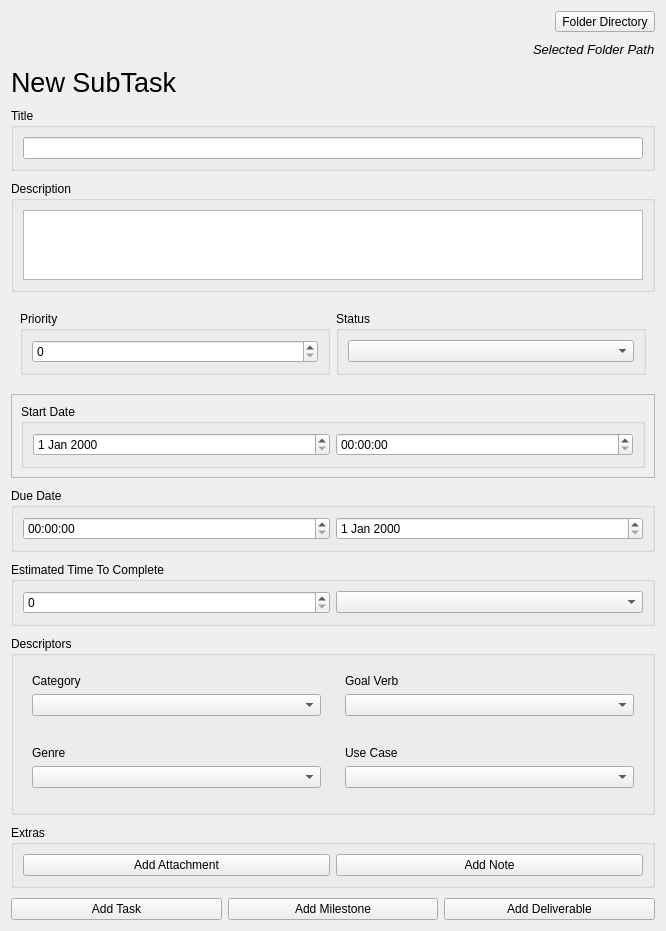
<?xml version="1.0" encoding="UTF-8"?>
<ui version="4.0">
 <class>Form</class>
 <widget class="QWidget" name="Form">
  <property name="geometry">
   <rect>
    <x>0</x>
    <y>0</y>
    <width>666</width>
    <height>775</height>
   </rect>
  </property>
  <property name="windowTitle">
   <string>Form</string>
  </property>
  <layout class="QVBoxLayout" name="verticalLayout">
   <property name="spacing">
    <number>10</number>
   </property>
   <item alignment="Qt::AlignRight">
    <widget class="QToolButton" name="folderDirectorySelect">
     <property name="text">
      <string>Folder Directory</string>
     </property>
    </widget>
   </item>
   <item alignment="Qt::AlignRight">
    <widget class="QLabel" name="selectedFolderPath">
     <property name="font">
      <font>
       <pointsize>10</pointsize>
       <italic>true</italic>
      </font>
     </property>
     <property name="text">
      <string>Selected Folder Path</string>
     </property>
     <property name="margin">
      <number>0</number>
     </property>
    </widget>
   </item>
   <item>
    <widget class="QLabel" name="newProjectFormLabel">
     <property name="font">
      <font>
       <pointsize>20</pointsize>
      </font>
     </property>
     <property name="text">
      <string>New SubTask</string>
     </property>
    </widget>
   </item>
   <item alignment="Qt::AlignTop">
    <widget class="QGroupBox" name="itemTitleContainer">
     <property name="sizePolicy">
      <sizepolicy hsizetype="Expanding" vsizetype="Maximum">
       <horstretch>1</horstretch>
       <verstretch>0</verstretch>
      </sizepolicy>
     </property>
     <property name="title">
      <string>Title</string>
     </property>
     <layout class="QHBoxLayout" name="horizontalLayout_3">
      <item alignment="Qt::AlignTop">
       <widget class="QLineEdit" name="itemTitleInput">
        <property name="sizePolicy">
         <sizepolicy hsizetype="Expanding" vsizetype="Fixed">
          <horstretch>1</horstretch>
          <verstretch>0</verstretch>
         </sizepolicy>
        </property>
       </widget>
      </item>
     </layout>
    </widget>
   </item>
   <item alignment="Qt::AlignTop">
    <widget class="QGroupBox" name="itemDescriptionContainer">
     <property name="sizePolicy">
      <sizepolicy hsizetype="Expanding" vsizetype="Maximum">
       <horstretch>1</horstretch>
       <verstretch>0</verstretch>
      </sizepolicy>
     </property>
     <property name="title">
      <string>Description</string>
     </property>
     <layout class="QHBoxLayout" name="horizontalLayout_4">
      <item alignment="Qt::AlignTop">
       <widget class="QTextEdit" name="itemDescriptionInput">
        <property name="sizePolicy">
         <sizepolicy hsizetype="Expanding" vsizetype="Maximum">
          <horstretch>1</horstretch>
          <verstretch>0</verstretch>
         </sizepolicy>
        </property>
       </widget>
      </item>
     </layout>
    </widget>
   </item>
   <item>
    <widget class="QFrame" name="frame">
     <property name="frameShape">
      <enum>QFrame::NoFrame</enum>
     </property>
     <property name="frameShadow">
      <enum>QFrame::Plain</enum>
     </property>
     <layout class="QHBoxLayout" name="horizontalLayout_2">
      <item>
       <widget class="QGroupBox" name="groupBox">
        <property name="title">
         <string>Priority</string>
        </property>
        <layout class="QHBoxLayout" name="horizontalLayout">
         <item>
          <widget class="QSpinBox" name="spinBox"/>
         </item>
        </layout>
       </widget>
      </item>
      <item>
       <widget class="QGroupBox" name="groupBox_2">
        <property name="title">
         <string>Status</string>
        </property>
        <layout class="QHBoxLayout" name="horizontalLayout_5">
         <item>
          <widget class="QComboBox" name="comboBox"/>
         </item>
        </layout>
       </widget>
      </item>
     </layout>
    </widget>
   </item>
   <item>
    <widget class="QFrame" name="frame_2">
     <property name="frameShape">
      <enum>QFrame::StyledPanel</enum>
     </property>
     <property name="frameShadow">
      <enum>QFrame::Raised</enum>
     </property>
     <layout class="QHBoxLayout" name="horizontalLayout_6">
      <item>
       <widget class="QGroupBox" name="groupBox_3">
        <property name="title">
         <string>Start Date</string>
        </property>
        <layout class="QHBoxLayout" name="horizontalLayout_7">
         <item>
          <widget class="QDateEdit" name="dateEdit"/>
         </item>
         <item>
          <widget class="QTimeEdit" name="timeEdit"/>
         </item>
        </layout>
       </widget>
      </item>
     </layout>
    </widget>
   </item>
   <item>
    <widget class="QGroupBox" name="groupBox_4">
     <property name="title">
      <string>Due Date</string>
     </property>
     <layout class="QHBoxLayout" name="horizontalLayout_8">
      <item>
       <widget class="QTimeEdit" name="timeEdit_2"/>
      </item>
      <item>
       <widget class="QDateEdit" name="dateEdit_2"/>
      </item>
     </layout>
    </widget>
   </item>
   <item>
    <widget class="QGroupBox" name="groupBox_5">
     <property name="title">
      <string>Estimated Time To Complete</string>
     </property>
     <layout class="QHBoxLayout" name="horizontalLayout_9">
      <item>
       <widget class="QSpinBox" name="spinBox_2"/>
      </item>
      <item>
       <widget class="QComboBox" name="comboBox_2"/>
      </item>
     </layout>
    </widget>
   </item>
   <item>
    <widget class="QGroupBox" name="groupBox_6">
     <property name="title">
      <string>Descriptors</string>
     </property>
     <layout class="QGridLayout" name="gridLayout">
      <item row="0" column="1">
       <widget class="QFrame" name="frame_5">
        <property name="frameShape">
         <enum>QFrame::NoFrame</enum>
        </property>
        <property name="frameShadow">
         <enum>QFrame::Plain</enum>
        </property>
        <layout class="QVBoxLayout" name="verticalLayout_3">
         <item>
          <widget class="QLabel" name="label">
           <property name="text">
            <string>Goal Verb</string>
           </property>
          </widget>
         </item>
         <item>
          <widget class="QComboBox" name="comboBox_4"/>
         </item>
        </layout>
       </widget>
      </item>
      <item row="0" column="0">
       <widget class="QFrame" name="frame_6">
        <property name="frameShape">
         <enum>QFrame::NoFrame</enum>
        </property>
        <property name="frameShadow">
         <enum>QFrame::Plain</enum>
        </property>
        <layout class="QVBoxLayout" name="verticalLayout_4">
         <item>
          <widget class="QLabel" name="label_2">
           <property name="text">
            <string>Category</string>
           </property>
          </widget>
         </item>
         <item>
          <widget class="QComboBox" name="comboBox_3"/>
         </item>
        </layout>
       </widget>
      </item>
      <item row="2" column="0">
       <widget class="QFrame" name="frame_3">
        <property name="frameShape">
         <enum>QFrame::NoFrame</enum>
        </property>
        <property name="frameShadow">
         <enum>QFrame::Plain</enum>
        </property>
        <layout class="QHBoxLayout" name="horizontalLayout_11">
         <property name="leftMargin">
          <number>0</number>
         </property>
         <property name="topMargin">
          <number>0</number>
         </property>
         <property name="rightMargin">
          <number>0</number>
         </property>
         <property name="bottomMargin">
          <number>0</number>
         </property>
        </layout>
       </widget>
      </item>
      <item row="4" column="0">
       <widget class="QFrame" name="frame_4">
        <property name="frameShape">
         <enum>QFrame::NoFrame</enum>
        </property>
        <property name="frameShadow">
         <enum>QFrame::Plain</enum>
        </property>
        <layout class="QHBoxLayout" name="horizontalLayout_10">
         <property name="leftMargin">
          <number>0</number>
         </property>
         <property name="topMargin">
          <number>0</number>
         </property>
         <property name="rightMargin">
          <number>0</number>
         </property>
         <property name="bottomMargin">
          <number>0</number>
         </property>
        </layout>
       </widget>
      </item>
      <item row="3" column="0">
       <widget class="QFrame" name="frame_7">
        <property name="frameShape">
         <enum>QFrame::NoFrame</enum>
        </property>
        <property name="frameShadow">
         <enum>QFrame::Plain</enum>
        </property>
        <layout class="QVBoxLayout" name="verticalLayout_5">
         <item>
          <widget class="QLabel" name="label_3">
           <property name="text">
            <string>Genre</string>
           </property>
          </widget>
         </item>
         <item>
          <widget class="QComboBox" name="comboBox_5"/>
         </item>
        </layout>
       </widget>
      </item>
      <item row="3" column="1">
       <widget class="QFrame" name="frame_8">
        <property name="frameShape">
         <enum>QFrame::NoFrame</enum>
        </property>
        <property name="frameShadow">
         <enum>QFrame::Plain</enum>
        </property>
        <layout class="QVBoxLayout" name="verticalLayout_2">
         <item>
          <widget class="QLabel" name="label_4">
           <property name="text">
            <string>Use Case</string>
           </property>
          </widget>
         </item>
         <item>
          <widget class="QComboBox" name="comboBox_6"/>
         </item>
        </layout>
       </widget>
      </item>
     </layout>
    </widget>
   </item>
   <item>
    <widget class="QFrame" name="frame_9">
     <property name="frameShape">
      <enum>QFrame::NoFrame</enum>
     </property>
     <property name="frameShadow">
      <enum>QFrame::Plain</enum>
     </property>
     <layout class="QHBoxLayout" name="horizontalLayout_12">
      <property name="leftMargin">
       <number>0</number>
      </property>
      <property name="topMargin">
       <number>0</number>
      </property>
      <property name="rightMargin">
       <number>0</number>
      </property>
      <property name="bottomMargin">
       <number>0</number>
      </property>
      <item>
       <widget class="QGroupBox" name="groupBox_7">
        <property name="title">
         <string>Extras</string>
        </property>
        <layout class="QHBoxLayout" name="horizontalLayout_13">
         <item>
          <widget class="QPushButton" name="pushButton_2">
           <property name="text">
            <string>Add Attachment</string>
           </property>
          </widget>
         </item>
         <item>
          <widget class="QPushButton" name="pushButton">
           <property name="text">
            <string>Add Note</string>
           </property>
          </widget>
         </item>
        </layout>
       </widget>
      </item>
     </layout>
    </widget>
   </item>
   <item>
    <widget class="QFrame" name="frame_10">
     <property name="frameShape">
      <enum>QFrame::NoFrame</enum>
     </property>
     <property name="frameShadow">
      <enum>QFrame::Plain</enum>
     </property>
     <layout class="QHBoxLayout" name="horizontalLayout_14">
      <property name="leftMargin">
       <number>0</number>
      </property>
      <property name="topMargin">
       <number>0</number>
      </property>
      <property name="rightMargin">
       <number>0</number>
      </property>
      <property name="bottomMargin">
       <number>0</number>
      </property>
      <item>
       <widget class="QPushButton" name="pushButton_3">
        <property name="text">
         <string>Add Task</string>
        </property>
       </widget>
      </item>
      <item>
       <widget class="QPushButton" name="pushButton_4">
        <property name="text">
         <string>Add Milestone</string>
        </property>
       </widget>
      </item>
      <item>
       <widget class="QPushButton" name="pushButton_5">
        <property name="text">
         <string>Add Deliverable</string>
        </property>
       </widget>
      </item>
     </layout>
    </widget>
   </item>
   <item>
    <spacer name="verticalSpacer">
     <property name="orientation">
      <enum>Qt::Vertical</enum>
     </property>
     <property name="sizeHint" stdset="0">
      <size>
       <width>20</width>
       <height>40</height>
      </size>
     </property>
    </spacer>
   </item>
  </layout>
 </widget>
 <resources/>
 <connections/>
</ui>
